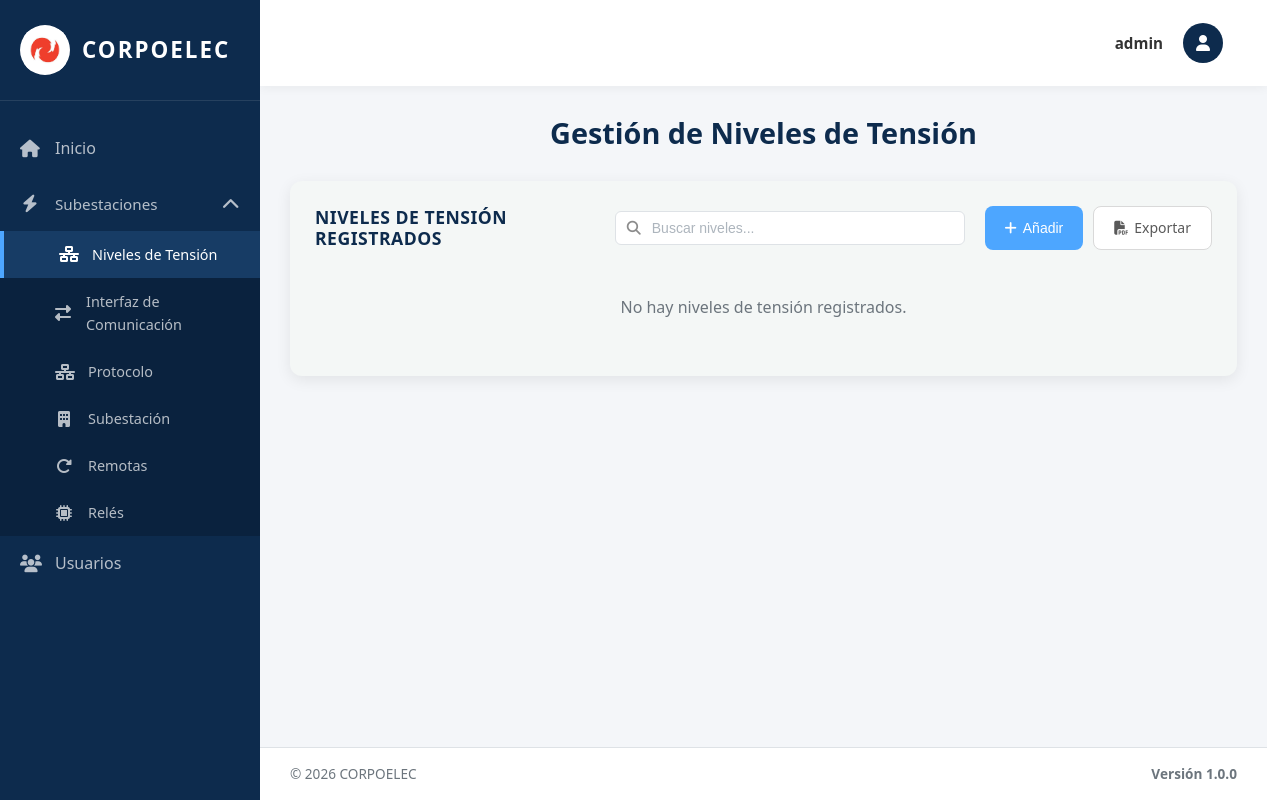
Before: /tensiones/ (signed in) with the older database file.
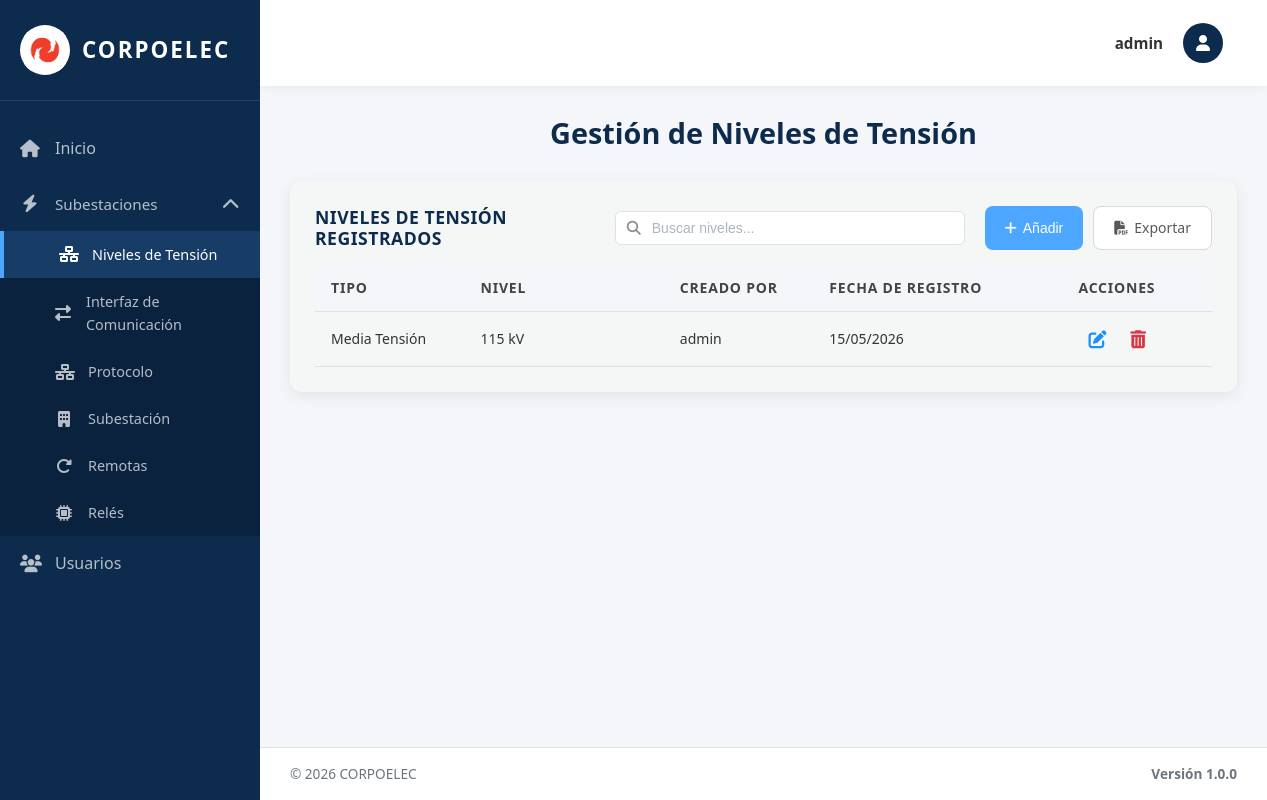
After: the same page with the newer database file.
### equipos/models.py (models this page shows, shortened)
class NivelTension(models.Model):
    TIPO_CHOICES = [
        ('AT', 'Alta Tensión'),
        ('MT', 'Media Tensión'),
        ('BT', 'Baja Tensión'),
    ]
    NIVEL_CHOICES = [
        ('230kV', '230 kV'),
        ('115kV', '115 kV'),
        ('34.5kV', '34.5 kV'),
        ('13.8kV', '13.8 kV'),
    ]
    Id_Ten = models.AutoField(primary_key=True)  # Identificador único
    Tipo_ten = models.CharField(max_length=5, choices=TIPO_CHOICES, default='AT')  # Tipo de tensión (AT/MT/BT)
    Nivel = models.CharField(max_length=10, choices=NIVEL_CHOICES)  # Valor del nivel (115kV, 34.5kV, etc.)
    Fecha_Reg = models.DateField(auto_now_add=True)  # Fecha de registro automática
    creado_por = models.ForeignKey(User, on_delete=models.SET_NULL, null=True, blank=True, related_name='niveles_tension_creados')  # Usuario que creó el registro
    class Meta:
        verbose_name = 'Nivel de Tensión'
        verbose_name_plural = 'Niveles de Tensión'
        ordering = ['Id_Ten']  # Orden por ID ascendente

### equipos/views.py (the view, shortened to what this page needs)
# urls.py: path('tensiones/', tensiones_view, name='tensiones'),
@no_cache
@login_required(login_url='/login/')
def tensiones_view(request):
    tensiones = NivelTension.objects.all().order_by('Nivel')
    paginator = Paginator(tensiones, 10)
    page_number = request.GET.get('page')
    page_obj = paginator.get_page(page_number)
    context = {
        'title': 'Niveles de Tensión',
        'page_obj': page_obj,
        'tensiones': tensiones,
        'tipo_choices': NivelTension.TIPO_CHOICES,
        'nivel_choices': NivelTension.NIVEL_CHOICES,
        'nivel_choices_simple': [(v, v) for v, _ in NivelTension.NIVEL_CHOICES],
        'is_admin': request.user.is_superuser,
    }
    return render(request, 'tensiones.html', context)

### templates/tensiones.html (shortened to what this page needs)
{% extends 'base.html' %}
{% load static %}
{% block content %}
<div class="welcome-text">
  <h2>Gestión de Niveles de Tensión</h2>
</div>
<div class="table-section">
  <div class="table-header">
    <h3>Niveles de Tensión Registrados</h3>
    <div class="search-container">
      <input type="text" class="search-input" id="searchInput" placeholder="Buscar niveles..." onkeyup="filterTable()">
    </div>
<div style="display: flex; gap: 10px;">
       <button type="button" class="btn btn-primary btn-add-top" onclick="document.getElementById('addModal').style.display='flex'">
         <i class="fas fa-plus"></i> Añadir
       </button>
       <a href="{% url 'exportar_tensiones_pdf' %}" class="btn btn-secondary btn-add-top">
         <i class="fas fa-file-pdf"></i> Exportar
       </a>
     </div>
  </div>
  {% if page_obj.object_list %}
  <table class="data-table">
    <thead>
        <tr>
          <th width="15%">Tipo</th>
          <th width="20%">Nivel</th>
          {% if is_admin %}<th width="15%">Creado Por</th>{% endif %}
          <th width="25%">Fecha de Registro</th>
          <th width="15%">Acciones</th>
        </tr>
    </thead>
    <tbody>
      {% for nivel in page_obj %}
      <tr>
        <td>{{ nivel.get_Tipo_ten_display }}</td>
        <td>{{ nivel.get_Nivel_display }}</td>
        {% if is_admin %}<td>{{ nivel.creado_por.username|default:"Sistema" }}</td>{% endif %}
        <td>{{ nivel.Fecha_Reg|date:"d/m/Y" }}</td>
        <td class="actions-cell">
          <button type="button" class="btn-icon btn-edit" title="Editar" onclick='openEditModal({{ nivel.Id_Ten }}, "{{ nivel.Tipo_ten }}", "{{ nivel.Nivel }}")'>
            <i class="fas fa-edit"></i>
          </button>
          <form method="post" style="display: inline;" onsubmit="return confirmarEliminacion(this);">
            <button type="submit" class="btn-icon btn-delete" title="Eliminar">
              <i class="fas fa-trash-alt"></i>
            </button>
          </form>
        </td>
      </tr>
      {% endfor %}
    </tbody>
  </table>
  {% else %}
  <p class="no-data">No hay niveles de tensión registrados.</p>
  {% endif %}
</div>
{% endblock %}

Changed rows visible on the page:
added NivelTension: Tipo_ten "Media Tensión", Nivel "115 kV", creado_por.username "admin", Fecha_Reg "15/05/2026"
Other visible differences:
text no longer shown: "No hay niveles de tensión registrados."
text now shown: "TIPO NIVEL CREADO POR FECHA DE REGISTRO ACCIONES"
